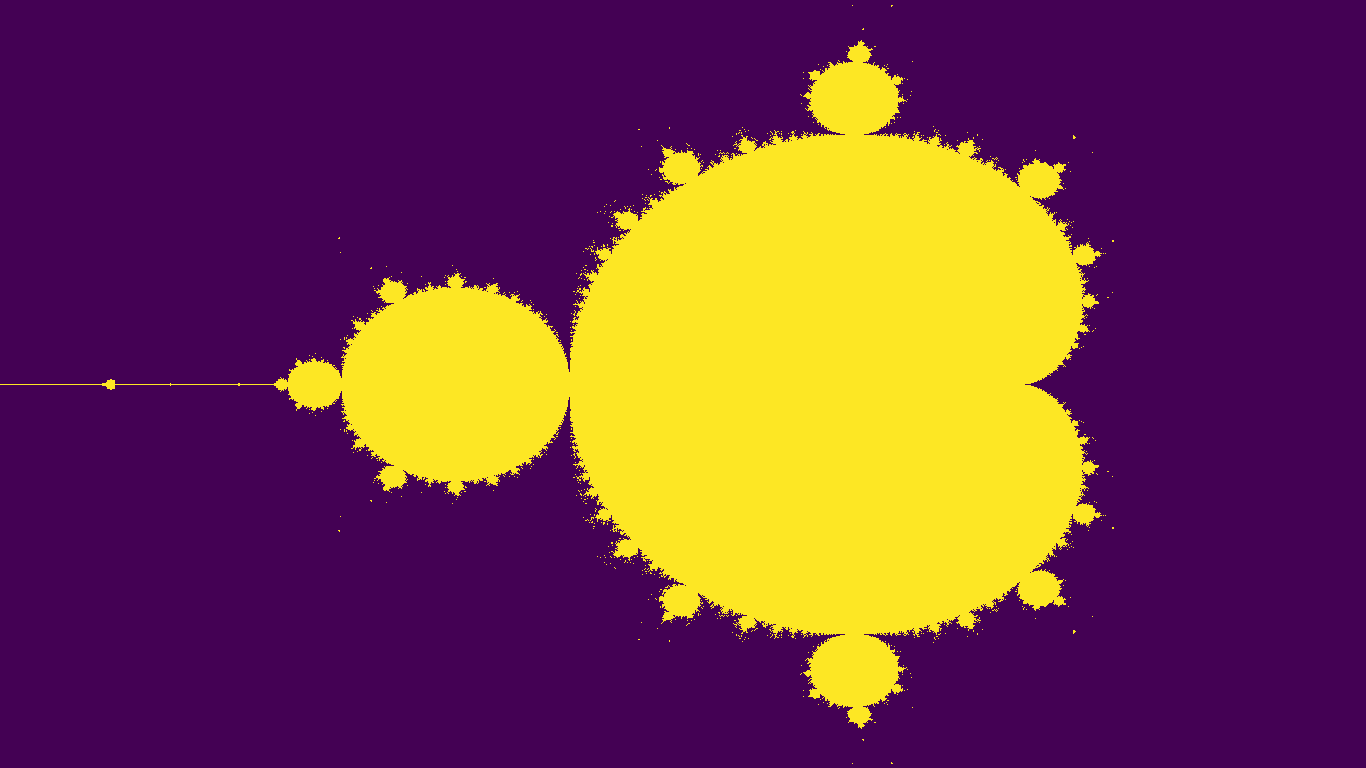

Here is the Python script that generated this plot:
import numpy as np
import matplotlib
import matplotlib.pyplot as plt

def pixel_to_number(pix, shape=(768,1366)):
    """
    0:768 - -1:1
    0:1366 - -2:1
    """
    x = 2*pix[0]/shape[0] - 1
    y = 3*pix[1]/shape[1] - 2
    return y,x

def mandelbrot_if_bounded(number : list):
    """
    number : (b, a) where number = a + i*b

    if after 1000 iteration number is less than 1000, it's ok

    z(i) = z(i-1)^2 + number
    """

    z = list(number)


    try:
        for i in range(100):

            z[0], z[1] = z[0]**2 - z[1]**2 + number[0], 2*z[0]*z[1] + number[1]

        if (z[0]**2 + z[1]**2)**0.5 >= 100*(number[0]**2 + number[1]**2)**0.5:
            return 0
        return 255
    except OverflowError:
        return 0

shape = (768,1366) #(360,640)

image = np.zeros(shape)

for a in range(image.shape[0]):
    for b in range(image.shape[1]):
        image[a,b] = mandelbrot_if_bounded(pixel_to_number((a,b), shape=shape))
    if a%10 == 0:
        print(a)

matplotlib.image.imsave('mandelbrot.png', image)

plt.imshow(image, interpolation='nearest', cmap='gray')

plt.show()
